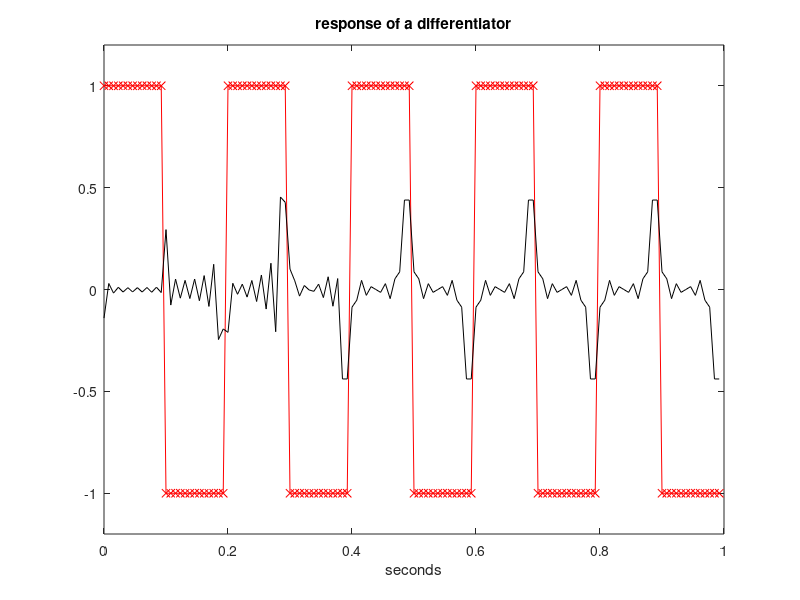

MATLAB code to generate this figure:
% effect of a differentiator
fs=130; %sampling frequency in Hz.
N=50; %even order
F=[0.01 1]; %specification of frequency band
A=[0.01 1]; %specification of amplitudes
numd=remez(N,F,A,'differentiator'); %transfer function numerator
dend=[1]; %transfer function denominator

fu=5; %signal frequency in Hz
wu=2*pi*fu; %signal frequency in rad/s
tiv=1/fs; %time intervals between samples
t=0:tiv:(1-tiv); %time intervals set (1 seconds)
u=square(wu*t); %signal data set
y=filter(numd,dend,u); %filter response
plot(t,u,'-xr'); hold on;
plot(t,real(y),'k')
axis([0 1 -1.2 1.2]);
title('response of a differentiator');
xlabel('seconds');
